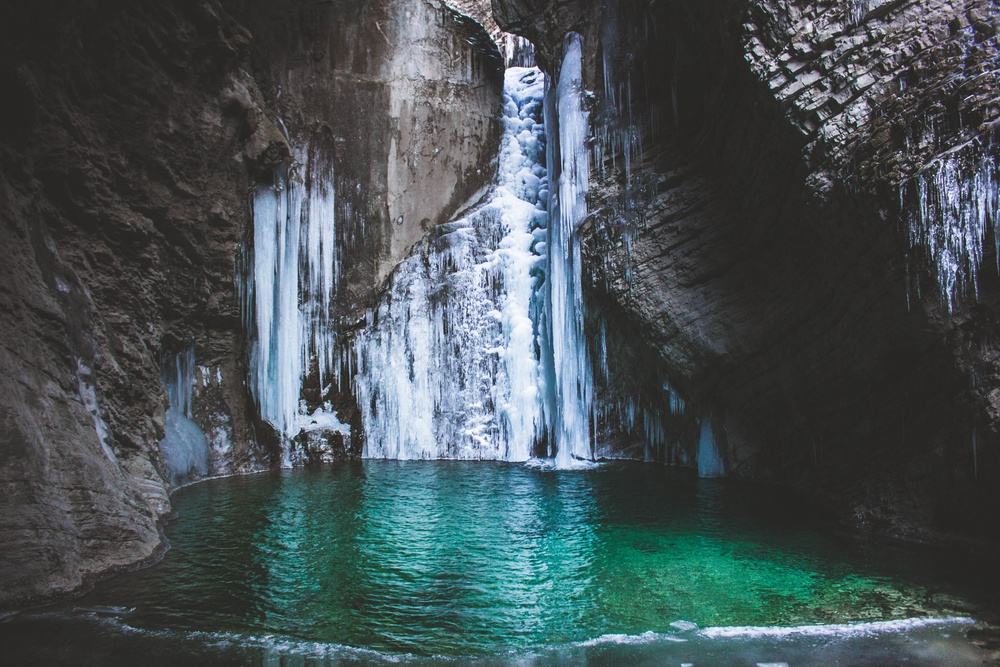
#> input picture tp4/image.jpg, 1000 x 667 px, shrunk from 5184 x 3456 before the run, found by its file name
$ python solutions_tp4.py
#> lines starting #> are read from the running program, lines starting #| are printed output that depends on the picture
import numpy as np
from PIL import Image
import numpy as np
import scipy.ndimage


# 1. Read an image in color
image = Image.open("tp4/image.jpg")
#> image is the input picture: PIL image 1000x667 RGB; mean R, G, B 71.2, 82.7, 86

# 2. Display the image
image.show()

# 3. Print the format, dimensions, and representation mode of the image
width, height = image.size
#> width = 1000; height = 667
print(f"Dimensions: {width}x{height}")
#| Dimensions: 1000x667
print(f"Mode: {image.mode}")
#| Mode: RGB

# 4. Display the red, green, and blue channels
r, g, b = image.split()
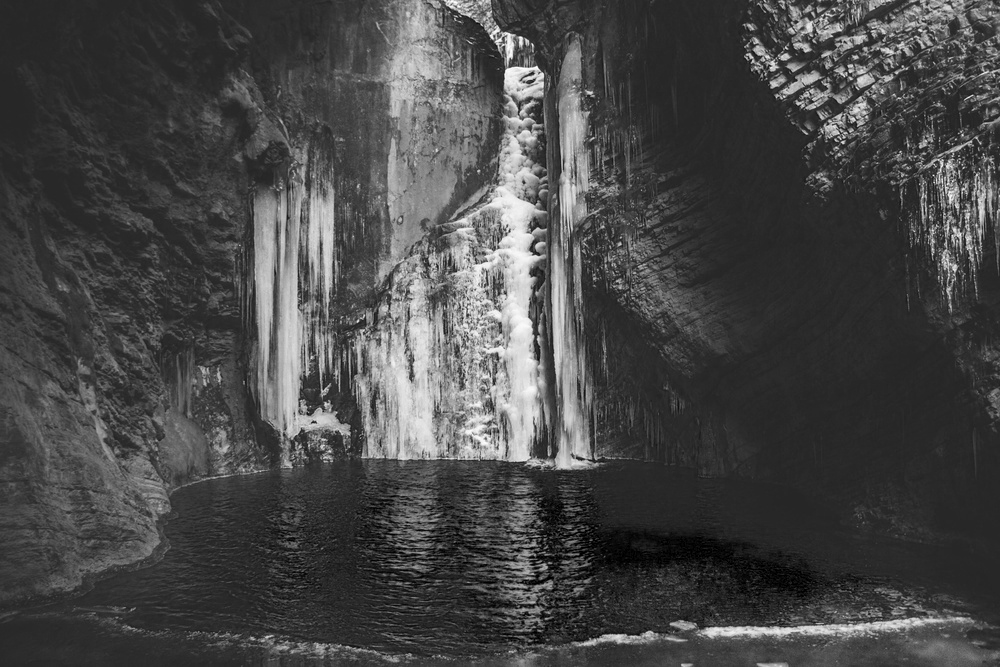
#> r: PIL image 1000x667 L; min 0, max 255, mean 71.2
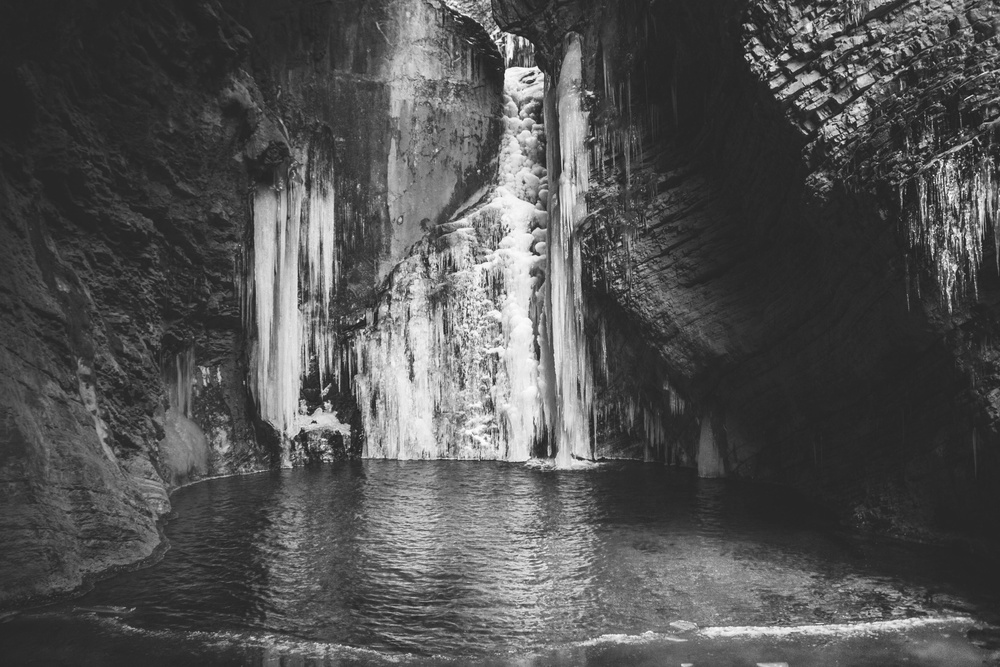
#> g: PIL image 1000x667 L; min 23, max 255, mean 82.7
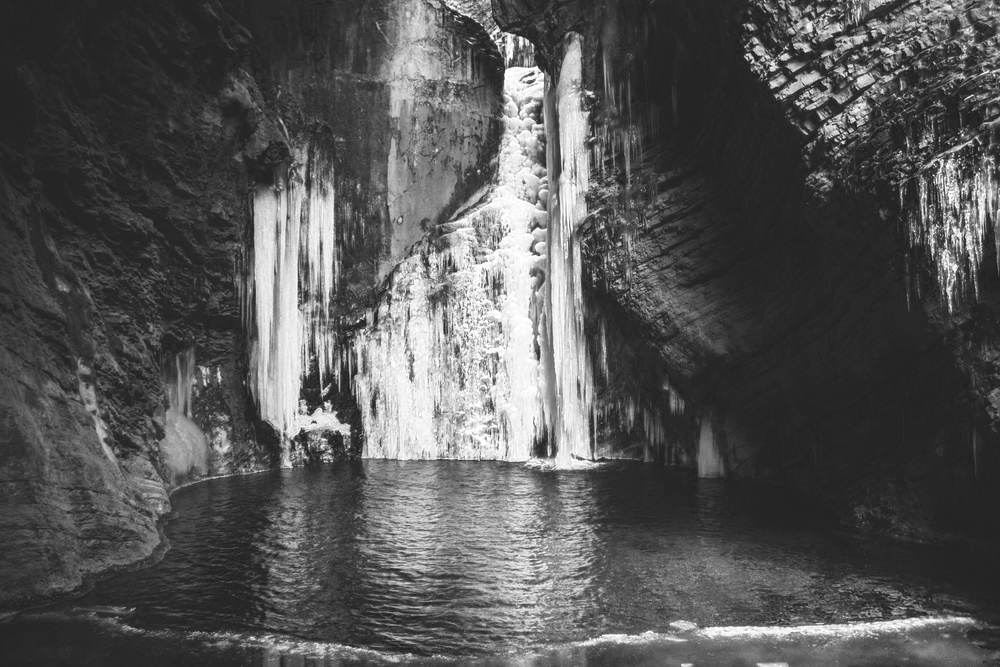
#> b: PIL image 1000x667 L; min 23, max 255, mean 86
r.show("Red Channel")
g.show("Green Channel")
b.show("Blue Channel")

# 5. Convert image to grayscale
img_gris = image.convert("L")
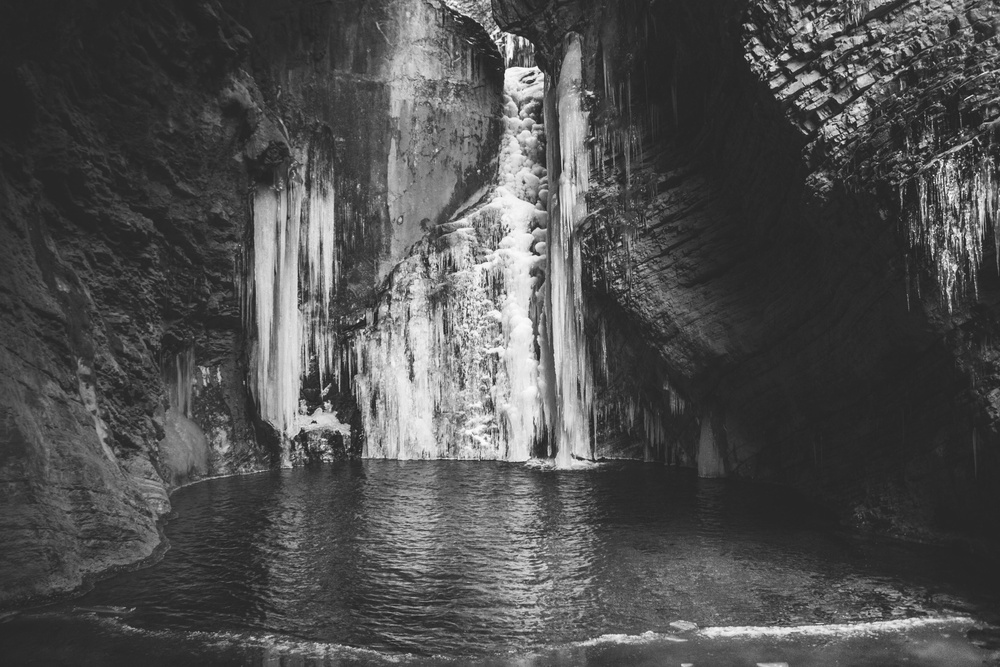
#> img_gris: PIL image 1000x667 L; min 25, max 254, mean 79.6
img_gris.show("Grayscale Image")

# 6. Find the inverse image

img_inverse = 255 - np.array(img_gris)
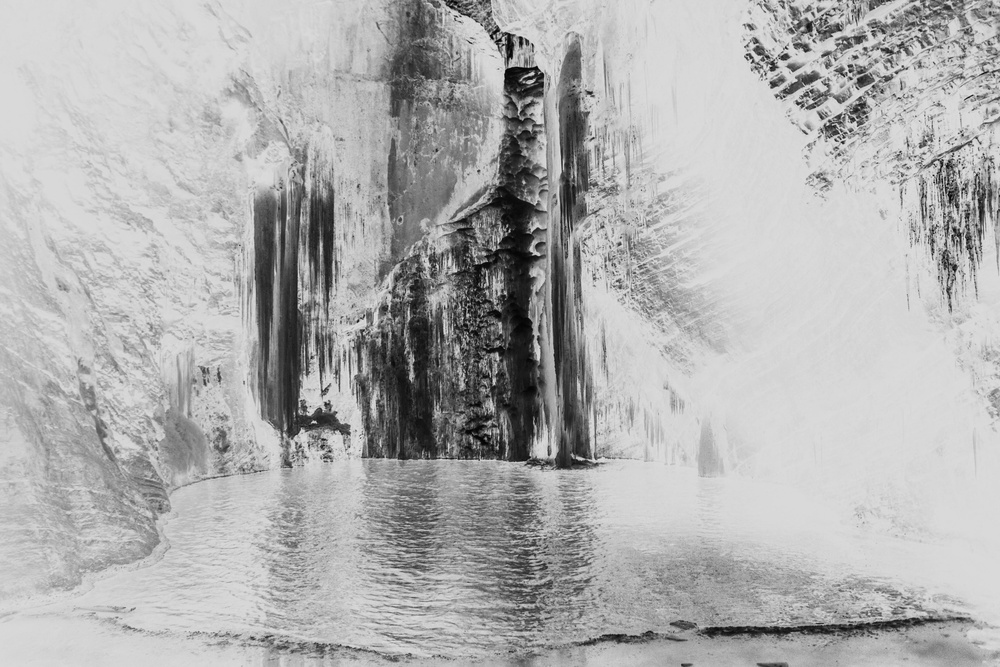
#> img_inverse: shape (667, 1000); min 1, max 230, mean 175.4
img_inverse=Image.fromarray(img_inverse).show("Inverse Image")

# 7. Save the inverse image
#> (the run stopped early here; a loop or call above may not have finished)
